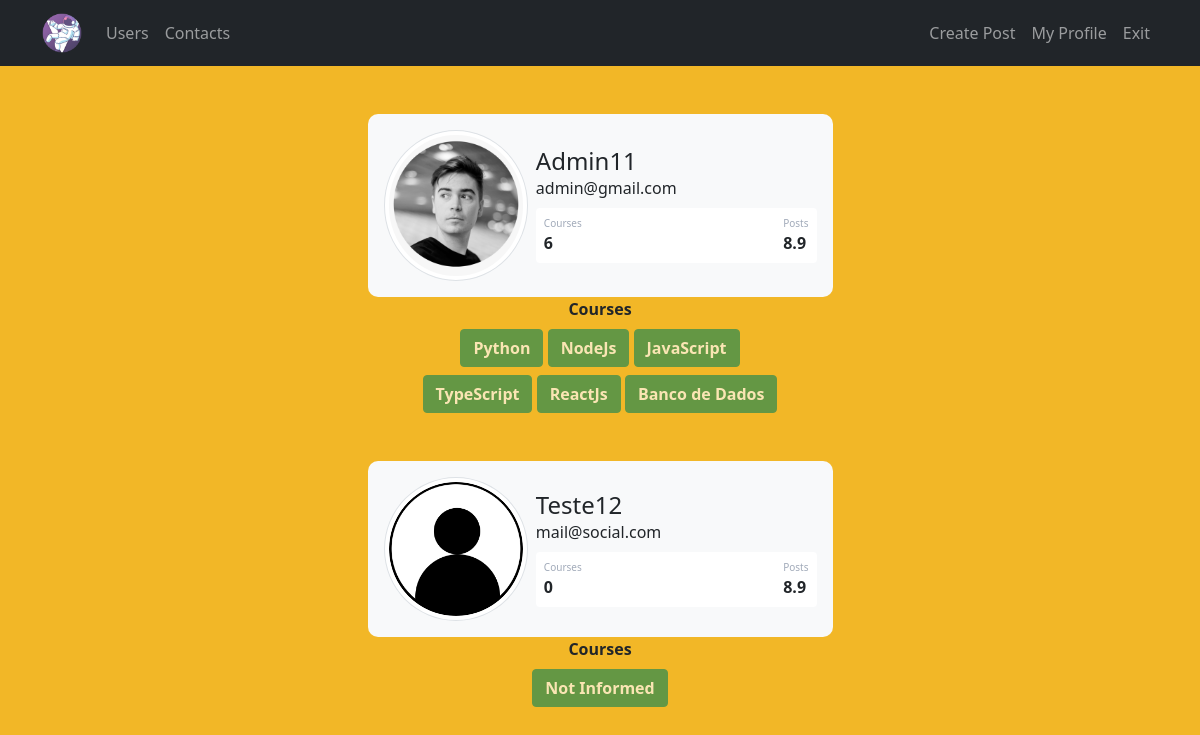
Page /user (signed in) on the committed database.
### site_web/models.py (models this page shows)
class User(database.Model, UserMixin):
    id = database.Column(database.Integer, primary_key=True)
    username = database.Column(database.String, nullable=False)
    email = database.Column(database.String, nullable=False, unique=True)
    password = database.Column(database.String, nullable=False)
    profile_picture = database.Column(database.String, default='default.jpg')
    courses = database.Column(database.String, nullable=False, default='Not Informed')
    posts = database.relationship('Post', backref='author', lazy=True)

### site_web/routes.py (the view)
@app.route("/user")
@login_required
def user():
    list_user = User.query.all()
    return render_template("user.html", list_user=list_user)

### site_web/models.py (called while the page is built)
@login_manager.user_loader
def load_user(id_user):
    return User.query.get(int(id_user))

### site_web/templates/user.html (shortened to what this page needs)
{% extends 'base.html' %}
{% block body %}
    {% for user in list_user %}
        <div class="container mt-5 d-flex justify-content-center">
        <div class="card p-3 col-5 border-0 bg-light">
            <div class="d-flex align-items-center">
            <img
                src="{{ url_for('static', filename='media/{}'.format(user.profile_picture)) }}"
                class="rounded-circle img-thumbnail col-md-4 me-2"/>
            <div class="col">
                <h4 class="mb-0 mt-0 text-capitalize">{{ user.username }}</h4>
                <span>{{ user.email }}</span>
                <div class="p-2 mt-2 bg-white d-flex justify-content-between rounded">
                <div class="d-flex flex-column">
                    <span class="articles">Courses</span>
                    {% if 'Not Informed' in  user.courses or  user.courses == '' %}
                        <span class="fw-bold">0</span>
                    {% else %}
                        <span class="fw-bold">
                        {{ user.courses.count(';') + 1 }}
                        </span>
                    {% endif %}
                </div>
                <div class="d-flex flex-column">
                    <span class="rating">Posts</span>
                    <span class="fw-bold">8.9</span>
                </div>
                </div>
            </div>
            </div>
        </div>
        </div>
        <div class="container">
        <div class="row justify-content-center">
            <div class="col col-4 text-center">
            <strong>Courses</strong><br />
            {% if user.courses %}
                {% for course in user.courses.split(';') %}
                    <button type="button" class="btn btn-success mt-2 fw-bolder" disabled>
                        {{ course }}
                    </button>
                {% endfor %}
            {% else %}
                <button type="button" class="btn btn-success mt-2 fw-bolder" disabled>
                    No Courses Registered :(
                </button>
            {% endif %}
            </div>
        </div>
        </div>
    {% endfor %}
{% endblock body %}

### site_web/static/main.css (style rules this page uses)
#color01 { background-color: #f2b727; }
.card { border-radius: 10px; }
.articles { font-size: 10px; color: #a1aab9 }
.rating { font-size: 10px; color: #a1aab9 }

### rows in the picture
User: profile_picture (picture), username "Admin11", email "admin@gmail.com", courses "6", course "Python" "NodeJs" "JavaScript" "TypeScript" "ReactJs" "Banco de Dados"
User: profile_picture (placeholder picture), username "Teste12", email "mail@social.com", shows "0", courses "Not Informed"
